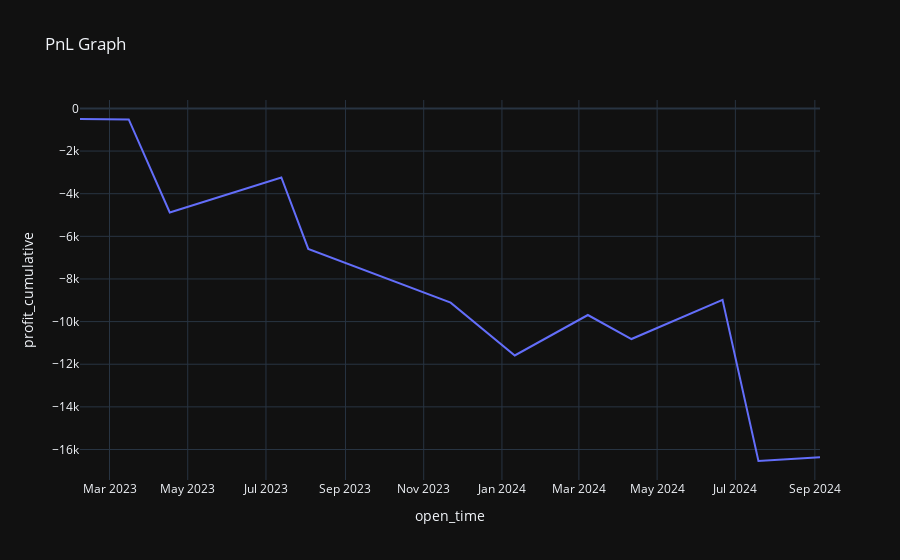

This figure's notebook cell:
### Code cell
pnl_chart = bt.plot_pnl()
pnl_chart

### Figure 1 — Plotly figure (JSON) as saved in the notebook; plotly's stock layout.template omitted (floating-point values rounded to 4 significant figures)
{"data": [{"hovertemplate": "open_time=%{x}<br>profit_cumulative=%{y}<extra></extra>", "legendgroup": "", "line": {"color": "#636efa", "dash": "solid"}, "marker": {"symbol": "circle"}, "mode": "lines", "name": "", "orientation": "v", "showlegend": false, "x": ["2023-02-06T00:00:00", "2023-03-16T00:00:00", "2023-04-17T00:00:00", "2023-07-13T00:00:00", "2023-08-03T00:00:00", "2023-11-22T00:00:00", "2024-01-11T00:00:00", "2024-03-08T00:00:00", "2024-04-11T00:00:00", "2024-06-21T00:00:00", "2024-07-19T00:00:00", "2024-09-05T00:00:00"], "xaxis": "x", "y": [-496.3, -514.0, -4880.0, -3238.0, -6593.0, -9111.0, -11590.0, -9691.0, -10820.0, -8981.0, -16540.0, -16360.0], "yaxis": "y", "type": "scatter"}], "layout": {"xaxis": {"anchor": "y", "domain": [0.0, 1.0], "title": {"text": "open_time"}}, "yaxis": {"anchor": "x", "domain": [0.0, 1.0], "title": {"text": "profit_cumulative"}}, "legend": {"tracegroupgap": 0}, "title": {"text": "PnL Graph"}}}
